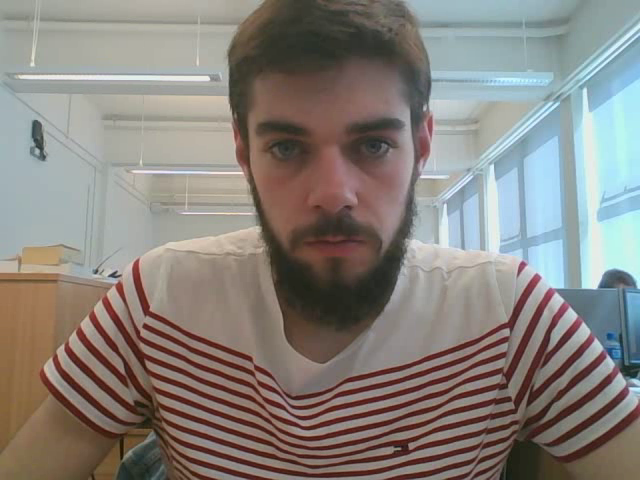
#> input picture frame 3 of Facial_Expression_recog/data/output.avi, 640 x 480 px
$ python gabor_mouth.py   (older library calls are emulated)
#> lines starting #> are read from the running program, lines starting #| are printed output that depends on the picture
### Facial_Expression_recog/src/mouthdetection.py
def findmouth(img, model_face, model_mouth):

  # INITIALIZE: loading the classifiers

  # running the classifiers
  detectedFace = model_face.detectMultiScale(img, minSize = (100, 100))
  detectedMouth = model_mouth.detectMultiScale(img, minSize = (30, 30))

  # FACE: find the largest detected face as detected face
  maxFaceSize = 0
  maxFace = ()
  if detectedFace.any():
   for face in detectedFace: # face: [0]: x; [1]: y; [2]: width; [3]: height
    if face[3]*face[2] > maxFaceSize:
      maxFaceSize = face[3]*face[2]
      maxFace = face

  def mouth_in_lower_face(mouth,face):
    # if the mouth is in the lower 2/5 of the face
    # and the lower edge of mouth is above that of the face
    # and the horizontal center of the mouth is the center of the face
    if (mouth[1] > face[1] + face[3] * 3 / float(5)
      and mouth[1] + mouth[3] < face[1] + face[3]
      and abs((mouth[0] + mouth[2] / float(2))
        - (face[0] + face[2] / float(2))) < face[2] / float(10)):
      return True
    else:
      return False

  # FILTER MOUTH
  filteredMouth = []
  if detectedMouth.any():
   for mouth in detectedMouth:
    if mouth_in_lower_face(mouth,maxFace):
      filteredMouth.append(mouth)

  maxMouthSize = 0
  maxMouth = ()
  for mouth in filteredMouth:
    if mouth[3]* mouth[2] > maxMouthSize:
      maxMouthSize = mouth[3]* mouth[2]
      maxMouth = mouth


  return maxFace, maxMouth

### Facial_Expression_recog/src/smile_detection.py
import csv
import numpy as np
import time
from PIL import Image
import cv2
import mouthdetection as m
import logistic

WIDTH, HEIGHT = 28, 10 # all mouth images will be resized to the same size
dim = WIDTH * HEIGHT # dimension of feature vector
haarFace = cv2.CascadeClassifier('../data/haarcascade_frontalface_default.xml')
haarMouth = cv2.CascadeClassifier('../data/haarcascade_mouth.xml')

"""
pop up an image showing the mouth with a blue rectangle
"""
# [7 lines left out: function show, not called in this run]

"""
given an area to be cropped, crop() returns a cropped image
"""
def crop(area, img):
    crop = img[area[1]:area[1] + area[3]+30, area[0]:area[0]+area[2]] #img[y: y + h, x: x + w]
    return crop

"""
given a ndarray image, vectorize the grayscale pixels to
a (width * height, 1) np array
it is used to preprocess the data and transform it to feature space
"""
# [7 lines left out: function vectorize_ndarray, not called in this run]

"""
given a jpg image, vectorize the grayscale pixels to
a (width * height, 1) np array
it is used to preprocess the data and transform it to feature space
"""
# [8 lines left out: function vectorize_jpeg, not called in this run]

# [98 lines that do not run on import are left out]

### Facial_Expression_recog/src/gabor_mouth.py
import cv2
import mouthdetection
import smile_detection
import numpy as np
haar_face = cv2.CascadeClassifier('../data/haarcascade_frontalface_default.xml')
haar_mouth = cv2.CascadeClassifier('../data/haarcascade_mouth.xml')

# video encoded in XVID
# TODO : try with other encoding
video_jordan = '../data/output.avi'

# [34 lines of commented-out code are left out]

thets = np.arange(0, np.pi, np.pi/8)


for thet in thets :
    kern = cv2.getGaborKernel(ksize = (9, 9), sigma = 3, theta = thet, lambd = 3.13,
                              gamma = 3, psi = 0, ktype=cv2.CV_32F)
    cap = cv2.VideoCapture(video_jordan)
    while cap.isOpened():
        ret, frame = cap.read()
#> frame is the input picture: shape (480, 640, 3); mean B, G, R 124.9, 130.2, 135.5

        if frame is not None:
            detected_object = mouthdetection.findmouth(frame, haar_face, haar_mouth)[0]
#> in findmouth, `detectedFace = model_face.detectMultiScale(img, minSize = (100, 100))`: detectedFace = [[221, 66, 217, 217]]
#> in findmouth, `detectedMouth = model_mouth.detectMultiScale(img, minSize = (30, 30))`: detectedMouth = [[432, 114, 56, 33], [330, 132, 73, 44], [261, 133, 74, 44], [157, 192, 64, 38], [301, 227, 70, 42], [529, 432, 71, 43], [481, 6, 96, 58]]
#> the loop in findmouth, `for face in detectedFace:` made 1 pass
#> (maxFaceSize, maxFace) on pass 1: (47089, [221, 66, 217, 217])
#> after the loop in findmouth, `for face in detectedFace:`: maxFaceSize = 47089
#> the loop in findmouth, `for mouth in detectedMouth:` made 7 passes
#> after the loop in findmouth, `for mouth in detectedMouth:`: filteredMouth = [[301, 227, 70, 42]]
#> the loop in findmouth, `for mouth in filteredMouth:` made 1 pass
#> (maxMouthSize, maxMouth) on pass 1: (2940, [301, 227, 70, 42])
#> after the loop in findmouth, `for mouth in filteredMouth:`: maxMouthSize = 2940
#> detected_object = [221, 66, 217, 217]
            frame = smile_detection.crop(detected_object, frame)
#> in crop, `crop = img[area[1]:area[1] + area[3]+30, area[0]:area[0]+area[2]]`:
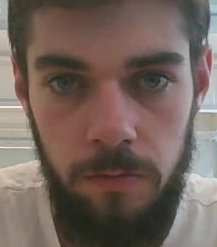
#> crop: shape (247, 217, 3); mean B, G, R 91.2, 98.9, 115.8
            gray = cv2.cvtColor(frame, cv2.COLOR_BGR2GRAY)
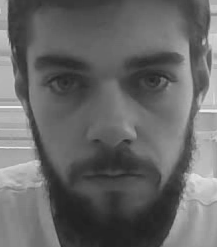
#> gray: shape (247, 217); min 33, max 240, mean 103
            gray = cv2.filter2D(gray, cv2.CV_8UC3, kern)
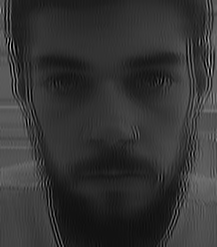
#> gray: shape (247, 217); min 0, max 186, mean 51.6
            edges = cv2.Canny(gray,100,100)
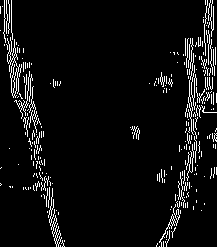
#> edges: shape (247, 217); 5.8% white in thin lines or dots
            cv2.imshow('frame', edges)

            if cv2.waitKey(25) & 0xFF == ord('q'):
#> (key q is pressed here)
                break
        else:
            break

$ run again, starting later in the video
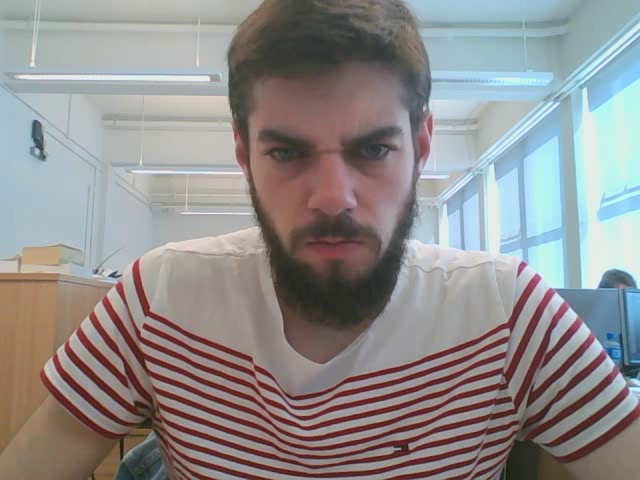
#> input picture frame 13 of Facial_Expression_recog/data/output.avi, 640 x 480 px
#> frame is the input picture: shape (480, 640, 3); mean B, G, R 141.1, 141.2, 144.2
#> detectedFace = [[225, 75, 211, 211]]
#> detectedMouth = [[430, 113, 56, 33], [333, 138, 71, 43], [262, 141, 60, 36], [299, 226, 73, 44], [483, 7, 91, 55], [98, 104, 86, 52], [258, 134, 90, 54]]
#> the loop in findmouth, `for face in detectedFace:` made 1 pass
#> (maxFaceSize, maxFace) on pass 1: (44521, [225, 75, 211, 211])
#> after the loop in findmouth, `for face in detectedFace:`: maxFaceSize = 44521
#> the loop in findmouth, `for mouth in detectedMouth:` made 7 passes
#> after the loop in findmouth, `for mouth in detectedMouth:`: filteredMouth = [[299, 226, 73, 44]]
#> the loop in findmouth, `for mouth in filteredMouth:` made 1 pass
#> (maxMouthSize, maxMouth) on pass 1: (3212, [299, 226, 73, 44])
#> after the loop in findmouth, `for mouth in filteredMouth:`: maxMouthSize = 3212
#> detected_object = [225, 75, 211, 211]
#> `gray = cv2.filter2D(gray, cv2.CV_8UC3, kern)`:
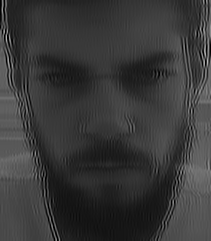
#> gray: shape (241, 211); min 0, max 187, mean 56.2
#> `edges = cv2.Canny(gray,100,100)`:
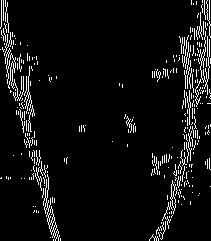
#> edges: shape (241, 211); 6.1% white in thin lines or dots

$ run again, starting later in the video
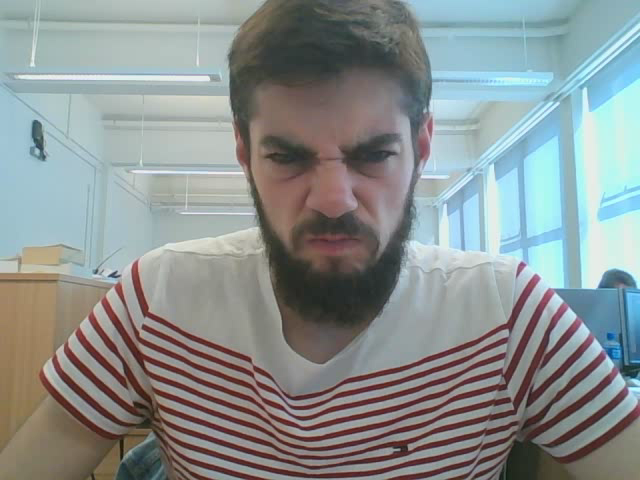
#> input picture frame 24 of Facial_Expression_recog/data/output.avi, 640 x 480 px
#> frame is the input picture: shape (480, 640, 3); mean B, G, R 144.6, 145.1, 138.2
#> detectedFace = [[227, 81, 207, 207]]
#> detectedMouth = [[430, 114, 56, 33], [256, 146, 63, 38], [297, 218, 72, 43], [334, 143, 70, 42], [480, 6, 94, 57]]
#> the loop in findmouth, `for face in detectedFace:` made 1 pass
#> (maxFaceSize, maxFace) on pass 1: (42849, [227, 81, 207, 207])
#> after the loop in findmouth, `for face in detectedFace:`: maxFaceSize = 42849
#> the loop in findmouth, `for mouth in detectedMouth:` made 5 passes
#> after the loop in findmouth, `for mouth in detectedMouth:`: filteredMouth = [[297, 218, 72, 43]]
#> the loop in findmouth, `for mouth in filteredMouth:` made 1 pass
#> (maxMouthSize, maxMouth) on pass 1: (3096, [297, 218, 72, 43])
#> after the loop in findmouth, `for mouth in filteredMouth:`: maxMouthSize = 3096
#> detected_object = [227, 81, 207, 207]
#> `gray = cv2.filter2D(gray, cv2.CV_8UC3, kern)`:
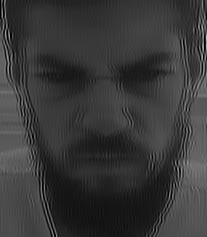
#> gray: shape (237, 207); min 0, max 201, mean 56
#> `edges = cv2.Canny(gray,100,100)`:
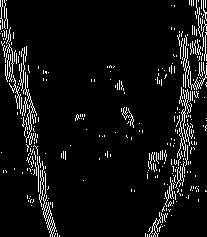
#> edges: shape (237, 207); 6.5% white in thin lines or dots
